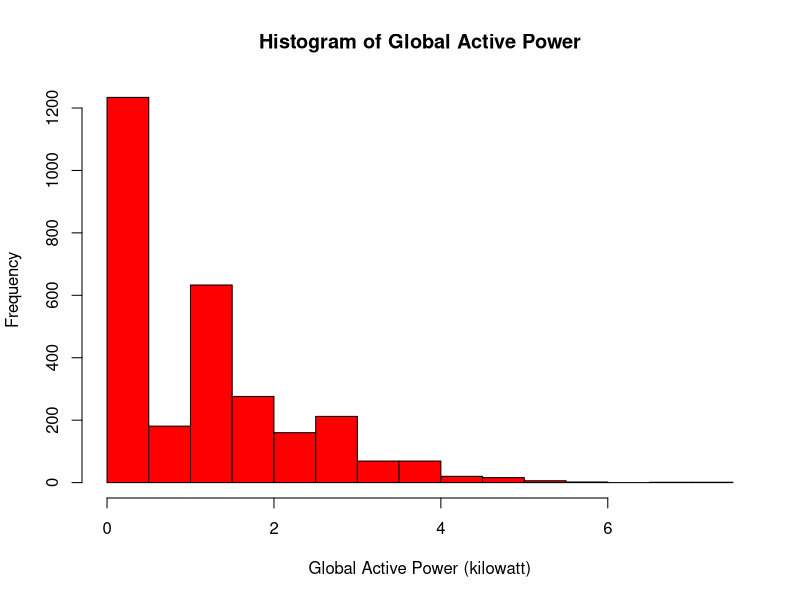

Generate this figure with R:
#### zip file has been extracted and lines corresponding to the dates
#### 2007-02-01 and 2007-02.02 have been pasted in file hpc.txt
#### set colClasses of columns, read the file
colCl = c("character", "character", "numeric", "numeric", "numeric", "numeric", "numeric", "numeric", "numeric")
hpc = read.table ("./hpc.txt", sep = ";", colClasses = colCl)

#### open png-device
png(filename = "plot1.png")

#### make histogram with column corresponding to "Global Active Power"
#### set color, xlabel and main title
hist(hpc$V3, col = "red", xlab = "Global Active Power (kilowatt)", main = "Histogram of Global Active Power")

#### close device
dev.off()
